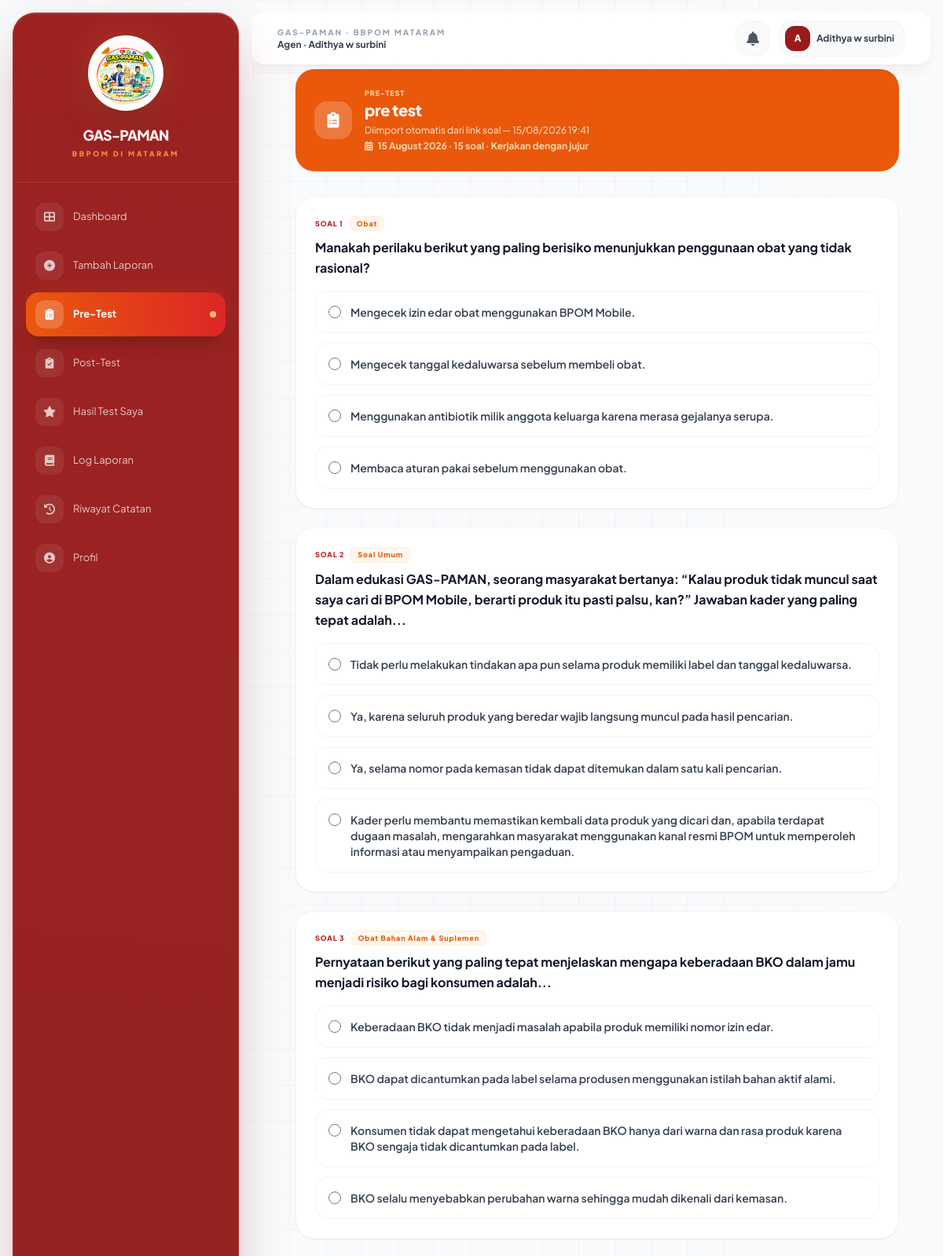
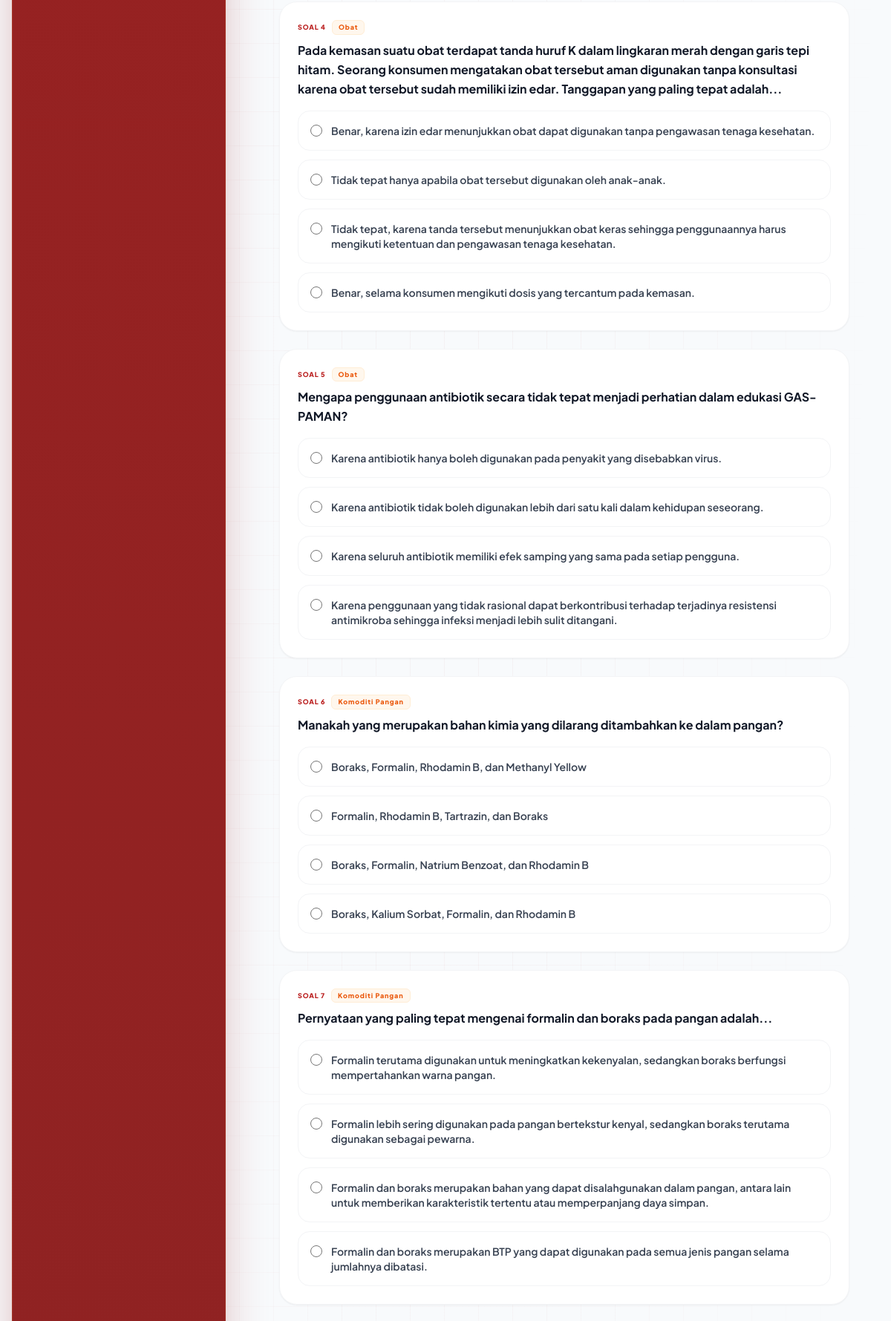
/pre-test.php (signed in, upper part), run on the app's committed database (2 pictures, top to bottom).
### tables this page shows
CREATE TABLE `bank_soal` (
  `id` int(11) NOT NULL,
  `judul` varchar(255) NOT NULL,
  `deskripsi` text DEFAULT NULL,
  `jenis` enum('pre_test','post_test') NOT NULL,
  `tanggal` date DEFAULT NULL,
  `status` enum('aktif','nonaktif') DEFAULT 'nonaktif',
  `created_by` int(11) NOT NULL,
  `created_at` timestamp NOT NULL DEFAULT current_timestamp()
);

CREATE TABLE `pertanyaan` (
  `id` int(11) NOT NULL,
  `bank_soal_id` int(11) NOT NULL,
  `teks_pertanyaan` text NOT NULL,
  `kategori` enum('umum','komoditi_pangan','kosmetik','obat_bahan_alam','obat') DEFAULT 'umum',
  `urutan` int(11) NOT NULL DEFAULT 1
);

CREATE TABLE `opsi_jawaban` (
  `id` int(11) NOT NULL,
  `pertanyaan_id` int(11) NOT NULL,
  `teks_opsi` text NOT NULL,
  `adalah_benar` tinyint(1) DEFAULT 0
);

### pre-test.php (the view, shortened to what this page needs)
<?php
require_once 'config/database.php';
$stmtBank = $pdo->prepare("SELECT * FROM bank_soal WHERE jenis = 'pre_test' AND status = 'aktif' ORDER BY tanggal DESC, id DESC LIMIT 1");
$stmtBank->execute();
$bankSoal = $stmtBank->fetch();
$pertanyaanList = [];
if (count($pertanyaanList) < 15) {
    $kategoris = ['umum', 'komoditi_pangan', 'kosmetik', 'obat_bahan_alam', 'obat'];
    $pertanyaanList = [];
    foreach ($kategoris as $kat) {
        $stmtP = $pdo->prepare("SELECT * FROM pertanyaan WHERE bank_soal_id = ? AND kategori = ? ORDER BY RAND() LIMIT 3");
        $stmtP->execute([$bankSoal['id'], $kat]);
        foreach ($stmtP->fetchAll() as $p) $pertanyaanList[] = $p;
    }
    shuffle($pertanyaanList);
}
$labelKategori = ['umum' => 'Soal Umum', 'komoditi_pangan' => 'Komoditi Pangan', 'kosmetik' => 'Kosmetik', 'obat_bahan_alam' => 'Obat Bahan Alam & Suplemen', 'obat' => 'Obat'];
$opsiMap = [];
if (!empty($pertanyaanList)) {
    $pids = array_column($pertanyaanList, 'id');
    $ph   = implode(',', array_fill(0, count($pids), '?'));
    $stmtO = $pdo->prepare("SELECT * FROM opsi_jawaban WHERE pertanyaan_id IN ($ph) ORDER BY RAND()");
    $stmtO->execute($pids);
    foreach ($stmtO->fetchAll() as $opsi) {
        $opsiMap[$opsi['pertanyaan_id']][] = $opsi;
    }
}
?>
<!DOCTYPE html>
<html lang="id">
<head>
    <script src="https://cdn.tailwindcss.com"></script>
    <link rel="stylesheet" href="assets/css/futuristik.css">
    <link href="https://cdnjs.cloudflare.com/ajax/libs/font-awesome/6.0.0/css/all.min.css" rel="stylesheet">
</head>
<body class="flex flex-col md:flex-row min-h-screen">
    <?php include 'views/includes/sidebar.php'; ?>
    <main class="flex-1 p-6 md:p-10 overflow-y-auto">
        <div class="max-w-3xl mx-auto">
            <div class="bg-orange-600 text-white rounded-3xl p-6 mb-8 flex items-center gap-4">
                <div class="w-12 h-12 bg-white/20 rounded-2xl flex items-center justify-center shrink-0">
                    <i class="fas fa-clipboard-list text-xl"></i>
                </div>
                <div>
                    <p class="text-[9px] font-black uppercase tracking-widest text-orange-200">Pre-Test</p>
                    <h1 class="text-xl font-black tracking-tight"><?= htmlspecialchars($bankSoal['judul']) ?></h1>
                    <?php if ($bankSoal['deskripsi']): ?>
                    <p class="text-xs text-orange-100 mt-1"><?= htmlspecialchars($bankSoal['deskripsi']) ?></p>
                    <?php endif; ?>
                    <p class="text-xs font-bold text-orange-200 mt-1">
                        <i class="fas fa-calendar-alt mr-1"></i>
                        <?= $bankSoal['tanggal'] ? (new DateTime($bankSoal['tanggal']))->format('d F Y') : '' ?>
                        &middot; <?= count($pertanyaanList) ?> soal &middot; Kerjakan dengan jujur
                    </p>
                </div>
            </div>
            <form action="submit-test" method="POST" id="formTest">
                <div class="space-y-6">
                    <?php foreach ($pertanyaanList as $no => $p): ?>
                    <div class="soal-card bg-white rounded-3xl border border-gray-100 shadow-sm p-6" id="soal-<?= $p['id'] ?>">
                        <p class="text-[9px] font-black uppercase tracking-widest text-red-700 mb-2 flex items-center gap-2 flex-wrap">
                        Soal <?= $no + 1 ?>
                        <span class="px-2 py-0.5 bg-orange-50 text-orange-600 border border-orange-100 rounded-md normal-case"><?= $labelKategori[$p['kategori']] ?? 'Soal Umum' ?></span>
                    </p>
                        <p class="font-bold text-gray-900 mb-4 leading-relaxed"><?= htmlspecialchars($p['teks_pertanyaan']) ?></p>
                        <div class="space-y-3">
                            <?php foreach ($opsiMap[$p['id']] ?? [] as $opsi): ?>
                            <label class="flex items-start gap-3 p-4 rounded-2xl border border-gray-100 hover:border-orange-300 hover:bg-orange-50/50 cursor-pointer transition-all has-[:checked]:border-orange-500 has-[:checked]:bg-orange-50">
                                <input type="radio" name="jawaban[<?= $p['id'] ?>]" value="<?= $opsi['id'] ?>" class="mt-0.5 w-4 h-4 shrink-0">
                                <span class="text-sm font-semibold text-gray-700"><?= htmlspecialchars($opsi['teks_opsi']) ?></span>
                            </label>
                            <?php endforeach; ?>
                        </div>
                    </div>
                    <?php endforeach; ?>
                </div>
            </form>
        </div>
    </main>
</body>
</html>

### assets/css/futuristik.css (style rules this page uses)
:root { --fx-red: #991b1b; --fx-red-deep: #7f1d1d; --fx-orange: #ea580c; --fx-orange-soft: #fb923c; --fx-glow-orange: rgba(234, 88, 12, 0.35); --fx-glow-red: rgba(153, 27, 27, 0.28); }
html { background-color: #f8fafc; }
body { background-color: transparent !important; }
body::before { content: ""; position: fixed; inset: 0; z-index: -1; pointer-events: none; background: radial-gradient(720px 440px at 88% -8%, rgba(234, 88, 12, 0.07), transparent 65%), radial-gradient(820px 540px at -12% 108%, rgba(153, 27, 27, 0.06), transparent 65%), radial-gradient(540px 340px at 50% 115%, rgba(251, 146, 60, 0.05), transparent 60%); }
body::after { content: ""; position: fixed; inset: 0; z-index: -1; pointer-events: none; background-image: linear-gradient(rgba(153, 27, 27, 0.035) 1px, transparent 1px), linear-gradient(90deg, rgba(153, 27, 27, 0.035) 1px, transparent 1px); background-size: 46px 46px; -webkit-mask-image: radial-gradient(ellipse at 50% 0%, #000 25%, transparent 72%); mask-image: radial-gradient(ellipse at 50% 0%, #000 25%, transparent 72%); }
[class*="rounded-2xl"].bg-white, [class*="rounded-3xl"].bg-white { transition: box-shadow 0.3s ease, transform 0.3s ease; }
main { animation: fx-page-in 0.55s cubic-bezier(0.22, 1, 0.36, 1) both; }

### pre-test.php (style rules this page uses)
body { font-family: 'Plus Jakarta Sans', sans-serif; background-color: #f8fafc; }
input[type="radio"] { accent-color: #991b1b; }
.soal-card { scroll-margin-top: 100px; }

### views/includes/topbar.php (style rules this page uses)
@media (min-width: 768px) { main { padding-top: 5.5rem !important; } }

### data on the page
bank_soal: judul "pre test", deskripsi "Diimport otomatis dari link soal — 15/08/2026 19:41", tanggal "15 August 2026"
pertanyaan: kategori "Obat", teks_pertanyaan "Manakah perilaku berikut yang paling berisiko menunjukkan penggunaan obat yang tidak rasional?"
opsi_jawaban: teks_opsi "Mengecek izin edar obat menggunakan BPOM Mobile."
opsi_jawaban: teks_opsi "Mengecek tanggal kedaluwarsa sebelum membeli obat."
opsi_jawaban: teks_opsi "Menggunakan antibiotik milik anggota keluarga karena merasa gejalanya serupa."
opsi_jawaban: teks_opsi "Membaca aturan pakai sebelum menggunakan obat."
pertanyaan: kategori "Soal Umum", teks_pertanyaan "Dalam edukasi GAS-PAMAN, seorang masyarakat bertanya: “Kalau produk tidak muncul saat saya cari di BPOM Mobile, berarti produk itu pasti palsu, kan?” Jawaban kader yang paling tepat adalah..."
opsi_jawaban: teks_opsi "Tidak perlu melakukan tindakan apa pun selama produk memiliki label dan tanggal kedaluwarsa."
opsi_jawaban: teks_opsi "Ya, karena seluruh produk yang beredar wajib langsung muncul pada hasil pencarian."
opsi_jawaban: teks_opsi "Ya, selama nomor pada kemasan tidak dapat ditemukan dalam satu kali pencarian."
opsi_jawaban: teks_opsi "Kader perlu membantu memastikan kembali data produk yang dicari dan, apabila terdapat dugaan masalah, mengarahkan masyarakat menggunakan kanal resmi BPOM untuk memperoleh informasi atau menyampaikan pengaduan."
pertanyaan: kategori "Obat Bahan Alam & Suplemen", teks_pertanyaan "Pernyataan berikut yang paling tepat menjelaskan mengapa keberadaan BKO dalam jamu menjadi risiko bagi konsumen adalah..."
opsi_jawaban: teks_opsi "Keberadaan BKO tidak menjadi masalah apabila produk memiliki nomor izin edar."
opsi_jawaban: teks_opsi "BKO dapat dicantumkan pada label selama produsen menggunakan istilah bahan aktif alami."
opsi_jawaban: teks_opsi "Konsumen tidak dapat mengetahui keberadaan BKO hanya dari warna dan rasa produk karena BKO sengaja tidak dicantumkan pada label."
opsi_jawaban: teks_opsi "BKO selalu menyebabkan perubahan warna sehingga mudah dikenali dari kemasan."
pertanyaan: kategori "Obat", teks_pertanyaan "Pada kemasan suatu obat terdapat tanda huruf K dalam lingkaran merah dengan garis tepi hitam. Seorang konsumen mengatakan obat tersebut aman digunakan tanpa konsultasi karena obat tersebut sudah memiliki izin edar. Tanggapan yang paling tepat adalah..."
opsi_jawaban: teks_opsi "Benar, karena izin edar menunjukkan obat dapat digunakan tanpa pengawasan tenaga kesehatan."
opsi_jawaban: teks_opsi "Tidak tepat hanya apabila obat tersebut digunakan oleh anak-anak."
opsi_jawaban: teks_opsi "Tidak tepat, karena tanda tersebut menunjukkan obat keras sehingga penggunaannya harus mengikuti ketentuan dan pengawasan tenaga kesehatan."
opsi_jawaban: teks_opsi "Benar, selama konsumen mengikuti dosis yang tercantum pada kemasan."
pertanyaan: kategori "Obat", teks_pertanyaan "Mengapa penggunaan antibiotik secara tidak tepat menjadi perhatian dalam edukasi GAS-PAMAN?"
opsi_jawaban: teks_opsi "Karena antibiotik hanya boleh digunakan pada penyakit yang disebabkan virus."
opsi_jawaban: teks_opsi "Karena antibiotik tidak boleh digunakan lebih dari satu kali dalam kehidupan seseorang."
opsi_jawaban: teks_opsi "Karena seluruh antibiotik memiliki efek samping yang sama pada setiap pengguna."
opsi_jawaban: teks_opsi "Karena penggunaan yang tidak rasional dapat berkontribusi terhadap terjadinya resistensi antimikroba sehingga infeksi menjadi lebih sulit ditangani."
pertanyaan: kategori "Komoditi Pangan", teks_pertanyaan "Manakah yang merupakan bahan kimia yang dilarang ditambahkan ke dalam pangan?"
opsi_jawaban: teks_opsi "Boraks, Formalin, Rhodamin B, dan Methanyl Yellow"
opsi_jawaban: teks_opsi "Formalin, Rhodamin B, Tartrazin, dan Boraks"
opsi_jawaban: teks_opsi "Boraks, Formalin, Natrium Benzoat, dan Rhodamin B"
opsi_jawaban: teks_opsi "Boraks, Kalium Sorbat, Formalin, dan Rhodamin B"
pertanyaan: kategori "Komoditi Pangan", teks_pertanyaan "Pernyataan yang paling tepat mengenai formalin dan boraks pada pangan adalah..."
opsi_jawaban: teks_opsi "Formalin terutama digunakan untuk meningkatkan kekenyalan, sedangkan boraks berfungsi mempertahankan warna pangan."
opsi_jawaban: teks_opsi "Formalin lebih sering digunakan pada pangan bertekstur kenyal, sedangkan boraks terutama digunakan sebagai pewarna."
opsi_jawaban: teks_opsi "Formalin dan boraks merupakan bahan yang dapat disalahgunakan dalam pangan, antara lain untuk memberikan karakteristik tertentu atau memperpanjang daya simpan."
opsi_jawaban: teks_opsi "Formalin dan boraks merupakan BTP yang dapat digunakan pada semua jenis pangan selama jumlahnya dibatasi."

### other printed values
$m['label'] "Dashboard"
$m['label'] "Tambah Laporan"
$m['label'] "Pre-Test"
$m['label'] "Post-Test"
$m['label'] "Hasil Test Saya"
$m['label'] "Log Laporan"
$m['label'] "Riwayat Catatan"
$m['label'] "Profil"
$topbarRoleLabel "Agen"
$topbarNama "Adithya w surbini"
mb_substr($topbarNama, 0, 1) "A"
count($pertanyaanList) "15"
